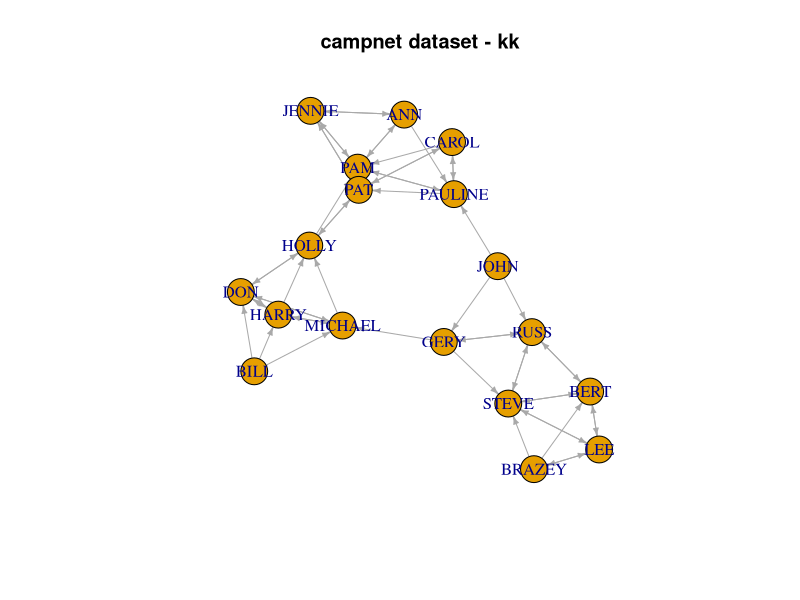
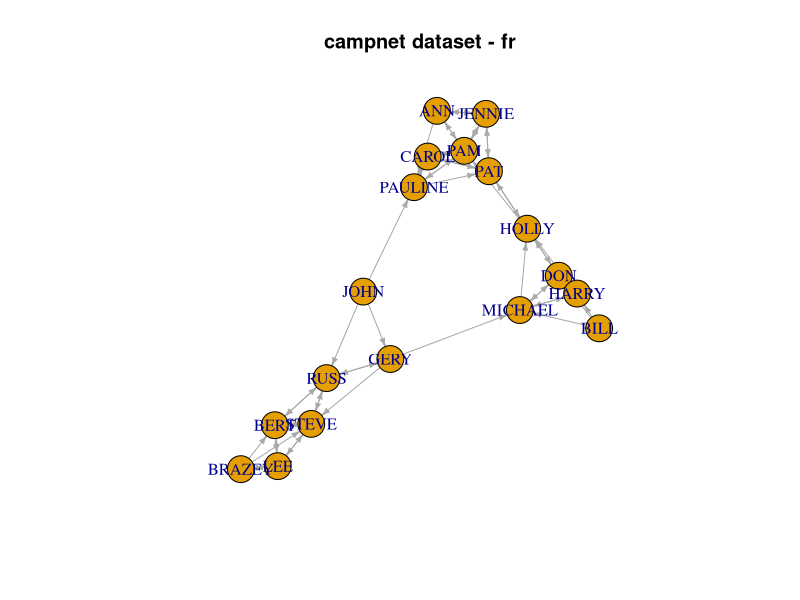
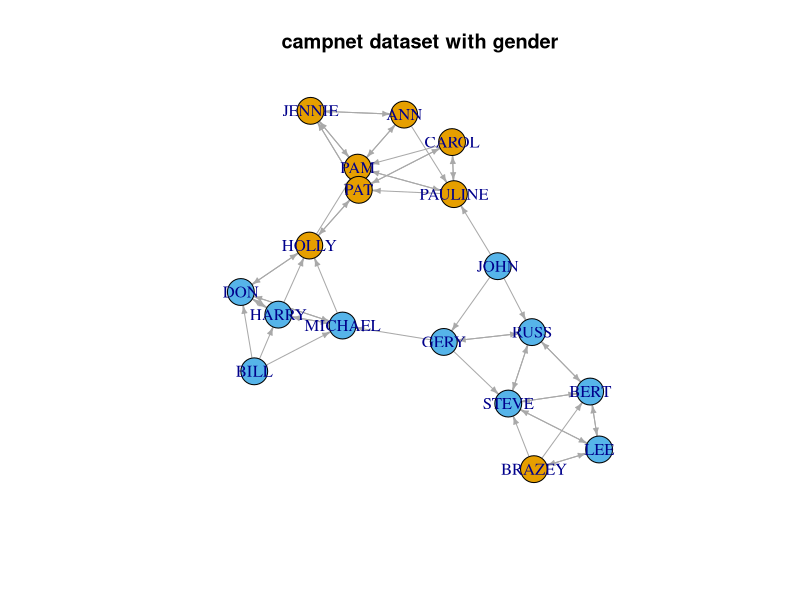
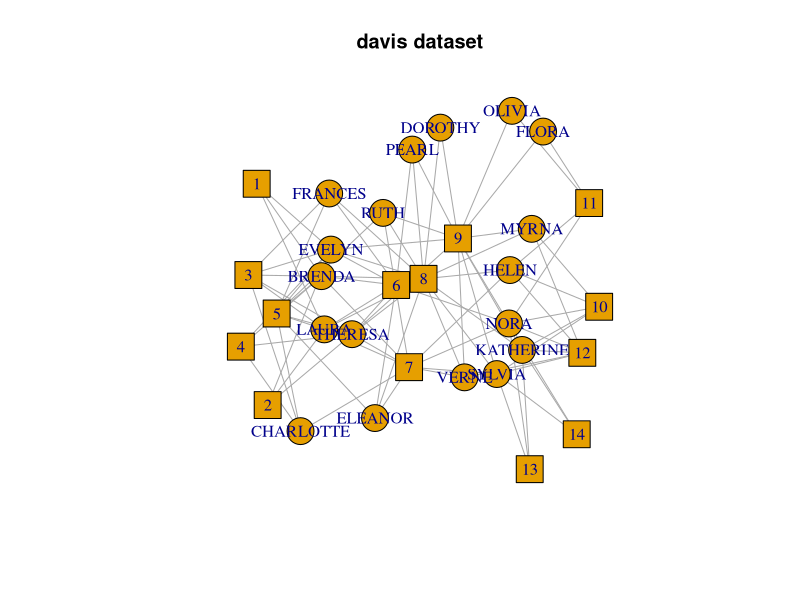

The R script that drew these images, in order:
## ---- chunk 1
knitr::opts_chunk$set(echo = TRUE)
## ---- chunk 2
four <- 2+2
sixteen <- (2+2)^2
## ---- chunk 3
four
## ---- chunk 4
sixteen
## ---- chunk 5
v <- c(0,1,2,3,4,5,6,7,8,9)
print(v)
## ---- chunk 6
v <- v * 3
print(v)
## ---- chunk 7
matrix_data <- matrix(c(0,0,0,0,0,1,1,1,1,1,0,0,0,0,0,1,1,1,1,1,0,0,0,0,0), nrow = 5, ncol = 5, byrow=TRUE)
matrix_data
## ---- chunk 8
matrix_data <- matrix(c(0,0,0,0,0,1,1,1,1,1,0,0,0,0,0,1,1,1,1,1,0,0,0,0,0), nrow = 5, ncol = 5, byrow=FALSE)
matrix_data
## ---- chunk 9
matrix_data <- matrix(c(0,0,0,0,0,1,1,1,1,1,0,0,0,0,0,1,1,1,1,1,0,0,0,0,0), nrow = 5, ncol = 5)
matrix_data
## ---- chunk 10
#we define two vectors
zero <-c(0,0,0,0,0) 
one <- c(1,1,1,1,1)
#this could also be done more quickly with the rep function which replicates the values in x a given number of times 
#zero <- rep(0,5)
#one <- rep(1,5)
#we then refer to those vectors within a vector, and define the matrix
matrix_data <- matrix(c(zero,one,zero,one,zero), nrow = 5, ncol = 5, byrow = TRUE)
matrix_data
matrix_data <- matrix(c(zero,one,zero,one,zero), nrow = 5, ncol = 5, byrow = FALSE)
matrix_data
## ---- chunk 11
matrix_data <- matrix(c(zero,one,zero,one,zero), nrow = 5, ncol = 5, byrow = TRUE, dimnames = list(c("Alex", "Olav", "Jeroen", "Olga", "Bo"), c("Alex", "Olav", "Jeroen", "Olga", "Bo")))
matrix_data
## ---- chunk 12
adjacency <- matrix(c(zero,one,zero,one,zero), nrow = 5, ncol = 5, byrow = TRUE, dimnames = list(c("Alex", "Olav", "Jeroen", "Olga", "Bo"), c("Alex", "Olav", "Jeroen", "Olga", "Bo")))
print(adjacency)
## ---- chunk 13
zero <-c(0,0,0) 
one <- c(1,1,1)
affiliation <- matrix(c(zero,one,zero,one,zero), nrow = 5, ncol = 3, byrow = TRUE, dimnames = list(c("Alex", "Olav", "Jeroen", "Olga", "Bo"), c("Course1", "Course2", "Course3")))
print(affiliation)
## ---- chunk 14
#define as dataframe
affiliation_dataframe <- as.data.frame(affiliation)
class(affiliation_dataframe)
#define as matrix
affiliation_matrix <- as.matrix(affiliation_dataframe)
class(affiliation_matrix)
## ---- chunk 15
adjacency
#get all data from row 1
adjacency[1,]
#get all data from column 5
adjacency[,5]
#get a specific value
adjacency[1,2]
## ---- chunk 16
affiliation_dataframe$Course1
## ---- chunk 17
#get the number of rows
nrow(adjacency)
#get the number of columns
ncol(adjacency)
#get the number of rows
nrow(affiliation)
#get the number of columns
ncol(affiliation)
## ---- chunk 18
T=matrix(c(0,3,1,5,0,1,4,0,0,4,1,6,0,0,0,5,0,0,0,1,1,3,0,1),nrow=6,ncol=4) 
print(T)
T_transpose <- t(T)
print(T_transpose)
## ---- chunk 19
#In the matrix F, person A (row 1) has a friendship tie to B, C and D.
F=matrix(c(0,1,1,1,0,1,0,1,0,0,1,1,0,1,0,1,0,1,0,1,0,0,0,1,0),nrow=5,ncol=5) 
print(F)
FF=F%*%F
print(FF)
## ---- chunk 20
#We can replicate the calculations by Breiger of the fictituous data 
F=matrix(c(c(0,0,0,0,1),c(1,0,0,0,0),c(1,1,0,0,0),c(0,1,1,1,1),c(0,0,1,0,0),c(0,0,1,1,0)), nrow=6, ncol=5, byrow=TRUE,dimnames = list(c("A","B","C","D","E","F"),c("1","2","3","4","5"))) 
print(F)
#We take the transpose
print(t(F))
#We multiply the matrix by its tranpose so that we get the row-by-row network
P=F %*% t(F)
#We set the diagonal to 0 by hand
diag(P) <- 0
print(P)
#We multiple the transpose of the matrix by the original matrix to get the column-by-column network
G=t(F) %*% F
diag(F) <- 0
print(F)
## ---- chunk 21
source <- c("Mark", "Mark", "Peter", "Peter", "Bob", "Jill")
target <- c("Peter", "Jill", "Bob", "Aaron", "Jill", "Aaron")
edgelist <- matrix(c(source, target), nrow=6, ncol=2, byrow=FALSE,dimnames = list(c(), c("Source","Target")))
#another way to name the columns is to do that explictly in a separate statement
#colnames(edgelist) <- c("Source","Target")
print(edgelist)
## ---- chunk 22
#for delimiter = comma
#campnet <- read.csv("Data/campnet.csv")
#for delimiter = semicolon
campnet <- read.csv2("Data/campnet.csv")
#or explicitly set seperator
campnet <- read.csv("Data/campnet.csv", sep=";")
## ---- chunk 23
#for delimiter = comma
campnet <- read.csv("Data/campnet.csv", header=FALSE, sep = ";")
#for delimiter = semicolon
campnet <- read.csv2("Data/campnet.csv", header=FALSE)
## ---- chunk 24
class(campnet)
## ---- chunk 25
#First we need to install the igraph package
#install.packages("igraph")
library(igraph)
## ---- chunk 26
#as this is a directed network we set directed to TRUE
g <- graph_from_data_frame(campnet, directed = TRUE)
#another option is graph_from_edgelist
#look at the file format
class(g)
#it has become an igraph format
#look at the first rows
head(g)
#if you print out the g object it lists the edges.
print(g)
#you can also access the matrix using
g[]
## ---- chunk 27
#plot with Kamada-Kawai layout
plot(g,edge.arrow.size=.4,layout=layout_with_kk,main="campnet dataset - kk")
#plot with Fruchterman Reingold layout
plot(g,edge.arrow.size=.4,layout=layout_with_fr,main="campnet dataset - fr")
## ---- chunk 28
#import the attribute file
campattr <- read.csv("Data/campattr.txt")
#to directly add the attributes, we can use graph_from_data_frame and the vertices= option
g <- graph_from_data_frame(campnet, directed = TRUE,vertices=campattr)
#plot the graph
plot(g,edge.arrow.size=.4,layout=layout_with_kk,main="campnet dataset with gender",vertex.color=vertex_attr(g)$Gender)
## ---- chunk 29
davis <- read.csv("Data/davis.csv", header=FALSE)
## ---- chunk 30
davis_table <- table(davis)
class(davis_table)
g <- graph_from_incidence_matrix(davis_table, directed = FALSE)
#if you look at the matrix object you see that it has turned it into a bipartite matrix. in this case, 14+18 x 14+18 matrix. 
## ---- chunk 31
#we give rows and columns different shapes so that we can distinguish the two modes
V(g)$shape <- ifelse(V(g)$type == FALSE, "circle", "square")
plot(g,layout=layout_with_kk,main="davis dataset")
## ---- chunk 32
twomode_matrix <- as_incidence_matrix(g)
